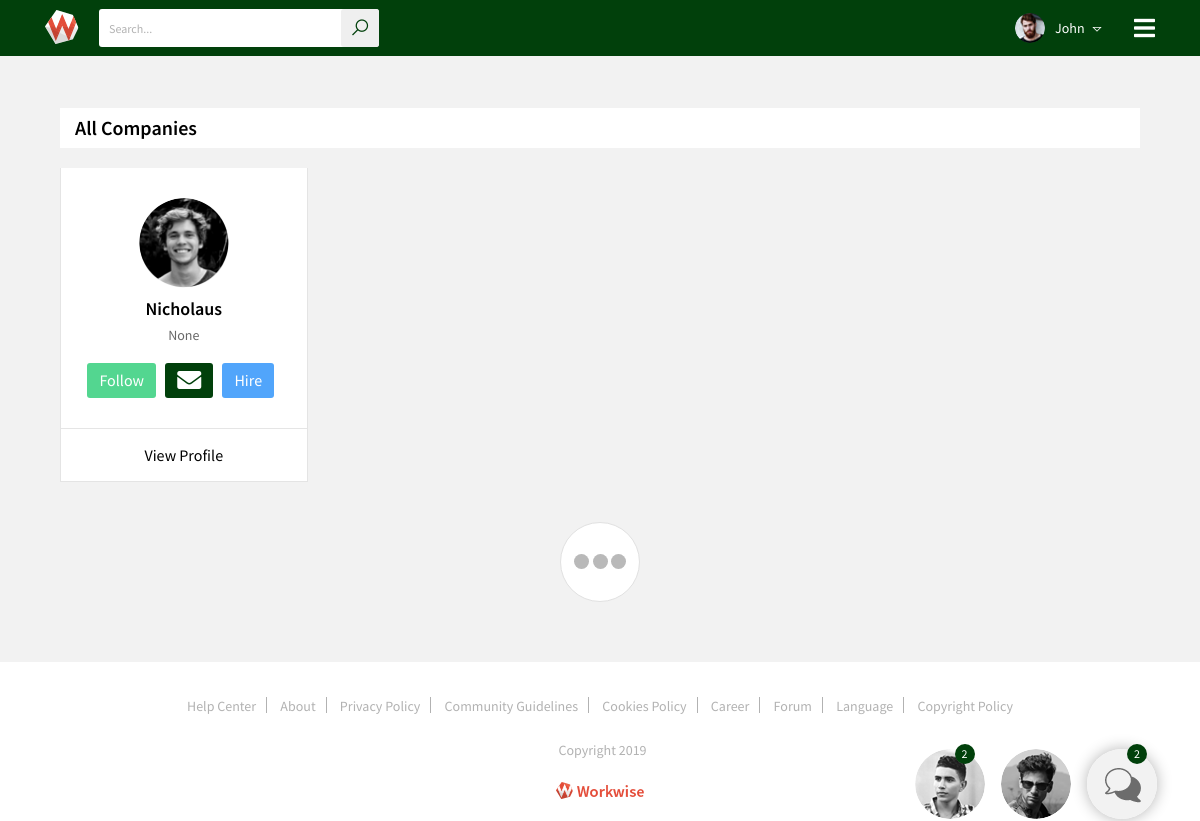
The page /profiles on the database as committed earlier.
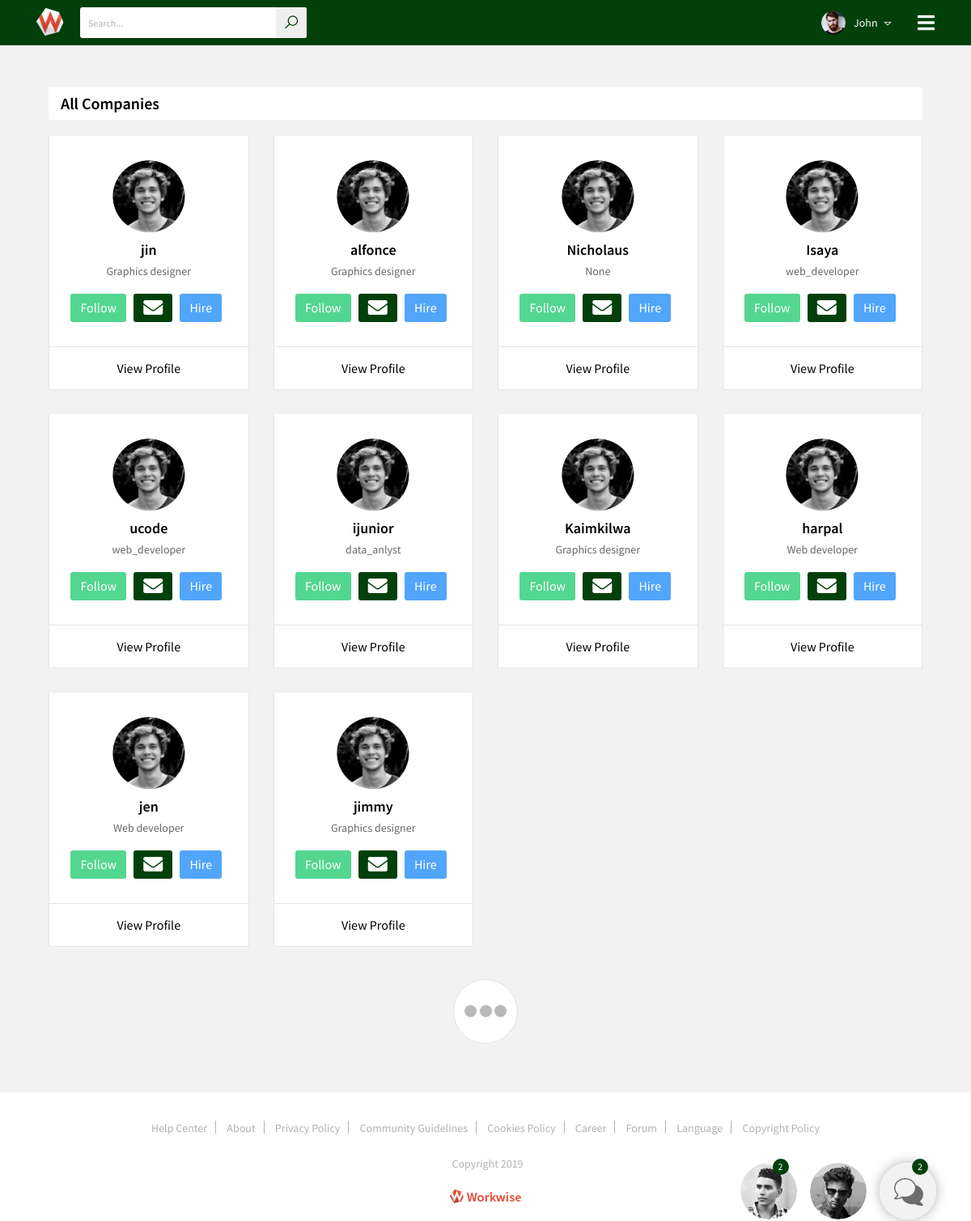
The same page on the database as committed later.
### authentication/models.py (models this page shows, shortened)
class User(AbstractBaseUser, PermissionsMixin, ):
    username = models.CharField(max_length=16, unique=True, blank=True, null=True)
    email = models.EmailField(db_index=True, unique=True)
    first_name = models.CharField(null=True, max_length=20)
    last_name = models.CharField(null=True, max_length=20)
    profession = models.CharField(max_length=39, null=True)
    marital_status = models.CharField(max_length=10, choices=_MARITAL_STATUS, null=True)
    is_active = models.BooleanField(default=True)
    is_staff = models.BooleanField(default=False)
    password2 = models.CharField(max_length=40, null=True, blank=True)
    created_on = models.DateTimeField(default=timezone.now, null=True)
    USERNAME_FIELD = 'email'
    objects = UserManager()
    class Meta:
        verbose_name = 'user'
        verbose_name_plural = 'users'

### authentication/views.py (the view)
# urls.py: path('profiles', views.ProfilesListView.as_view(), name='profiles'),
class ProfilesListView(ListView):
    model = User
    template_name = 'authentication/user_profiles.html'
    ordering = ['-created_on']

### templates/authentication/user_profiles.html
{% extends 'base.html' %}
{% load static %}
{% block content %}
	<section class="companies-info mt-5">
			<div class="container">
				<div class="company-title">
					<h3>All Companies</h3>
				</div>
				<div class="companies-list">
					<div class="row">
						{% for profile in object_list %}
						<div class="col-lg-3 col-md-4 col-sm-6 col-12">
							<div class="company_profile_info">
								<div class="company-up-info">
									<img src="{% static 'img/pf-icon1.png'%}" alt="">
									<h3>{{profile.username}}</h3>
									<h4>{{profile.profession}}</h4>
									<ul>
										<li><a href="{% url 'following' profile.id %}" title="" class="follow">Follow</a></li>
										<li><a href="#" title="" class="message-us"><i class="fa fa-envelope"></i></a></li>
										<li><a href="#" title="" class="hire-us">Hire</a></li>
									</ul>
								</div>
								<a href="{% url 'users_profile_details'%}" title="" class="view-more-pro">View Profile</a>
							</div>
						</div>
						{%endfor%}
					</div>
				</div>
				<div class="process-comm">
					<div class="spinner">
						<div class="bounce1"></div>
						<div class="bounce2"></div>
						<div class="bounce3"></div>
					</div>
				</div>
			</div>
		</section>
{% endblock content %}

### templates/base.html (shortened to what this page needs)
<!DOCTYPE html>
<html>
<head>
    	{%load static%}
	<link rel="stylesheet" type="text/css" href="{% static 'css/animate.css'%}">
	<link rel="stylesheet" type="text/css" href="{% static 'css/bootstrap.css'%}">
	<link rel="stylesheet" type="text/css" href="{% static 'line-awesome/css/line-awesome.css'%}">
	<link rel="stylesheet" type="text/css" href="{% static 'css/line-awesome-font-awesome.css'%}">
	<link href="{% static 'font-awesome/css/all.css' %}" rel="stylesheet" type="text/css">
	<link rel="stylesheet" type="text/css" href="{% static 'font-awesome/css/fontawesome.css'%}">
    <link rel="stylesheet" type="text/css" href="{% static 'css/jquery.mCustomScrollbar.min.css'%}">
	<link rel="stylesheet" type="text/css" href="{% static 'css/slick.css' %}">
	<link rel="stylesheet" type="text/css" href="{% static 'css/slick-theme.css'%}">
	<link rel="stylesheet" type="text/css" href="{% static 'css/style.css'%}">
	<link rel="stylesheet" type="text/css" href="{% static 'css/responsive.css'%}">
</head>
<body >
	<div class="wrapper">
		<header class="fixed-top">
			<div class="container">
				<div class="header-data">
					<div class="logo">
						<a href="index.html" title=""><img src="{% static 'icons/logo.png'%}" alt=""></a>
					</div>
					<div class="search-bar">
						<form>
							<input type="text" name="search" placeholder="Search...">
							<button type="submit"><i class="la la-search"></i></button>
						</form>
					</div>
					<div class="menu-btn">
						<a href="#" title=""><i class="fa fa-bars"></i></a>
					</div>
					<div class="user-account">
						<div class="user-info">
							<img src="{% static 'img/user.png'%}" alt="">
							<a href="#" title="">John</a>
							<i class="la la-sort-down"></i>
						</div>
					</div>
				</div>
			</div>
		</header>
	{% block content %}
	{% endblock content %}
		<div class="chatbox-list">
			<div class="chatbox">
				<div class="chat-mg">
					<a href="#" title=""><img src="{% static 'img/usr-img1.png'%}" alt=""></a>
					<span>2</span>
				</div>
			</div>
			<div class="chatbox">
				<div class="chat-mg">
					<a href="#" title=""><img src="{% static 'img/usr-img2.png'%}" alt=""></a>
				</div>
			</div>
			<div class="chatbox">
				<div class="chat-mg bx">
					<a href="#" title=""><img src="{% static 'icons/chat.png'%}" alt=""></a>
					<span>2</span>
				</div>
			</div>
		</div>
	</div>
	<footer >
			<div class="footy-sec mn no-margin">
				<div class="container">
					<ul>
						<li><a href="{% url 'help_center'%}" title="">Help Center</a></li>
						<li><a href="{% url 'about_company'%}" title="">About</a></li>
						<li><a href="#" title="">Privacy Policy</a></li>
						<li><a href="#" title="">Community Guidelines</a></li>
						<li><a href="#" title="">Cookies Policy</a></li>
						<li><a href="#" title="">Career</a></li>
						<li><a href="{% url 'forum'%}}l" title="">Forum</a></li>
						<li><a href="#" title="">Language</a></li>
						<li><a href="#" title="">Copyright Policy</a></li>
					</ul>
					<p><img src="{static 'icons/copy-icon2.png'%}" alt="">Copyright 2019</p>
					<img class="fl-rgt" src="icons/logo2.png" alt="">
				</div>
			</div>
		</footer>
</body>
</html>

### core/static/css/responsive.css (style rules this page uses)
@media (max-width: 1200px) { .menu-btn { display: block; } }
@media (max-width: 1200px) { .footy-sec ul { width: 100%;text-align: center; } }
@media (max-width: 1200px) { .fl-rgt { float: none;margin-top: 0;padding-bottom: 20px;width: auto;padding-right: 0; } }
@media (max-width: 1200px) { .footy-sec.mn p { margin-top: 0;padding-bottom: 20px; } }
@media (max-width: 1200px) { .footy-sec.mn ul { padding: 30px 0 25px 0; } }
@media (max-width: 1200px) { .footy-sec p { width: 100%;text-align: center;margin-top: 15px; } }
@media (max-width: 1200px) { .footy-sec { text-align: center; } }

Rows that differ between the two databases and show on the page:
added User: username "jin", profession "Graphics designer"
added User: username "alfonce", profession "Graphics designer"
added User: username "Isaya", profession "web_developer"
added User: username "ucode", profession "web_developer"
added User: username "ijunior", profession "data_anlyst"
added User: username "Kaimkilwa", profession "Graphics designer"
added User: username "harpal", profession "Web developer"
added User: username "jen", profession "Web developer"
added User: username "jimmy", profession "Graphics designer"
